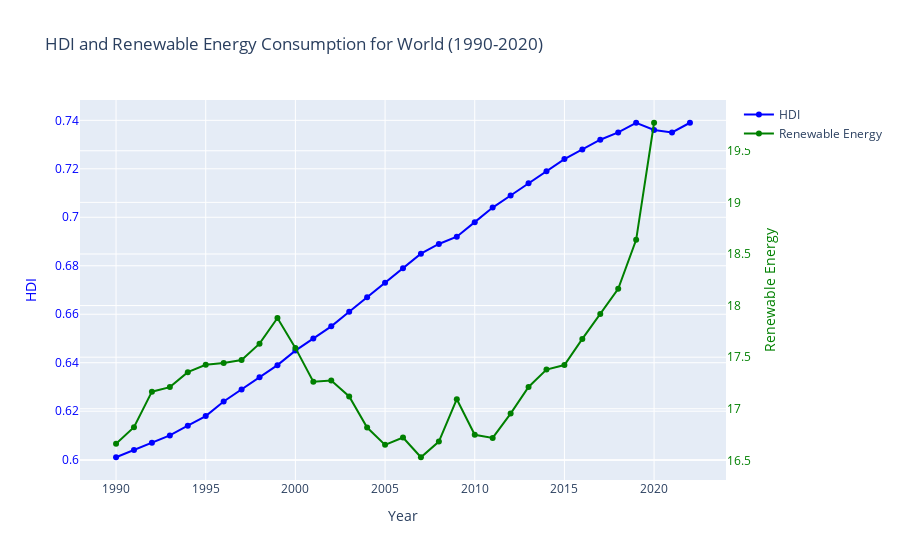

Here is the notebook cell this chart was saved with:
### Code cell
import pandas as pd
import plotly.graph_objs as go

# Sample data creation steps (for illustration)
df_renewable = pd.read_csv('renewable_en.csv')
df_hdi = pd.read_csv('hdi_py_cleaned.csv')

# Extract data for "World" from both DataFrames
df_world_renewable = df_renewable[df_renewable['Country Name'] == 'World']
df_world_hdi = df_hdi[df_hdi['country'] == 'World']

# Rename columns for easier merging
df_world_renewable = df_world_renewable.rename(columns=lambda x: x.split(' ')[0] if '[YR' in x else x)
df_world_hdi = df_world_hdi.rename(columns=lambda x: x.split('_')[1] if 'hdi_' in x else x)

# Keep only year columns and relevant identifiers
renewable_year_columns = [col for col in df_world_renewable.columns if col.isdigit()]
hdi_year_columns = [col for col in df_world_hdi.columns if col.isdigit()]

# Convert both DataFrames to long format for merging
df_world_renewable_long = df_world_renewable.melt(id_vars=['Country Name', 'Series Name'], value_vars=renewable_year_columns, var_name='Year', value_name='Renewable Energy')
df_world_hdi_long = df_world_hdi.melt(id_vars=['country'], value_vars=hdi_year_columns, var_name='Year', value_name='HDI')

# Merge the two DataFrames on 'Year'
df_merged = pd.merge(df_world_renewable_long, df_world_hdi_long, on='Year')

# Filter out unnecessary columns and drop NaN values
df_plot = df_merged[['Year', 'HDI', 'Renewable Energy']].dropna()

# Ensure the data types are correct
df_plot['Year'] = df_plot['Year'].astype(int)
df_plot['HDI'] = pd.to_numeric(df_plot['HDI'], errors='coerce')
df_plot['Renewable Energy'] = pd.to_numeric(df_plot['Renewable Energy'], errors='coerce')

# Keep only the highest HDI score for each year
df_plot = df_plot.loc[df_plot.groupby('Year')['HDI'].idxmax()]

# # Print data types and sample data for debugging
# print(df_plot.dtypes)
# print(df_plot.head())

# Plotting with Plotly
fig = go.Figure()

# Add HDI trace
fig.add_trace(
    go.Scatter(x=df_plot['Year'], y=df_plot['HDI'], mode='markers+lines', name='HDI', line=dict(color='blue'))
)

# Add Renewable Energy trace on secondary y-axis
fig.add_trace(
    go.Scatter(x=df_plot['Year'], y=df_plot['Renewable Energy'], mode='markers+lines', name='Renewable Energy', line=dict(color='green'), yaxis='y2')
)

# Update layout with titles and labels
fig.update_layout(
    title='HDI and Renewable Energy Consumption for World (1990-2020)',
    xaxis=dict(title='Year'),
    yaxis=dict(title='HDI', titlefont=dict(color='blue'), tickfont=dict(color='blue')),
    yaxis2=dict(title='Renewable Energy', titlefont=dict(color='green'), tickfont=dict(color='green'), overlaying='y', side='right')
)

# Show plot
fig.show()

### Figure 1 — Plotly figure (JSON) as saved in the notebook; plotly's stock layout.template omitted (floating-point values rounded to 4 significant figures)
{"data": [{"line": {"color": "blue"}, "mode": "markers+lines", "name": "HDI", "type": "scatter", "x": [1990, 1991, 1992, 1993, 1994, 1995, 1996, 1997, 1998, 1999, 2000, 2001, 2002, 2003, 2004, 2005, 2006, 2007, 2008, 2009, 2010, 2011, 2012, 2013, 2014, 2015, 2016, 2017, 2018, 2019, 2020, 2021, 2022], "y": [0.601, 0.604, 0.607, 0.61, 0.614, 0.618, 0.624, 0.629, 0.634, 0.639, 0.645, 0.65, 0.655, 0.661, 0.667, 0.673, 0.679, 0.685, 0.689, 0.692, 0.698, 0.704, 0.709, 0.714, 0.719, 0.724, 0.728, 0.732, 0.735, 0.739, 0.736, 0.735, 0.739]}, {"line": {"color": "green"}, "mode": "markers+lines", "name": "Renewable Energy", "type": "scatter", "x": [1990, 1991, 1992, 1993, 1994, 1995, 1996, 1997, 1998, 1999, 2000, 2001, 2002, 2003, 2004, 2005, 2006, 2007, 2008, 2009, 2010, 2011, 2012, 2013, 2014, 2015, 2016, 2017, 2018, 2019, 2020, 2021, 2022], "y": [16.66, 16.82, 17.17, 17.21, 17.35, 17.43, 17.44, 17.47, 17.63, 17.88, 17.59, 17.26, 17.27, 17.12, 16.82, 16.65, 16.72, 16.53, 16.68, 17.09, 16.75, 16.72, 16.95, 17.21, 17.38, 17.42, 17.68, 17.92, 18.16, 18.64, 19.77, null, null], "yaxis": "y2"}], "layout": {"autosize": true, "title": {"text": "HDI and Renewable Energy Consumption for World (1990-2020)"}, "xaxis": {"autorange": true, "range": [1988.0, 2024.0], "title": {"text": "Year"}, "type": "linear"}, "yaxis": {"autorange": true, "range": [0.5896, 0.7504], "tickfont": {"color": "blue"}, "title": {"font": {"color": "blue"}, "text": "HDI"}, "type": "linear"}, "yaxis2": {"autorange": true, "overlaying": "y", "range": [16.26, 20.04], "side": "right", "tickfont": {"color": "green"}, "title": {"font": {"color": "green"}, "text": "Renewable Energy"}, "type": "linear"}}}
